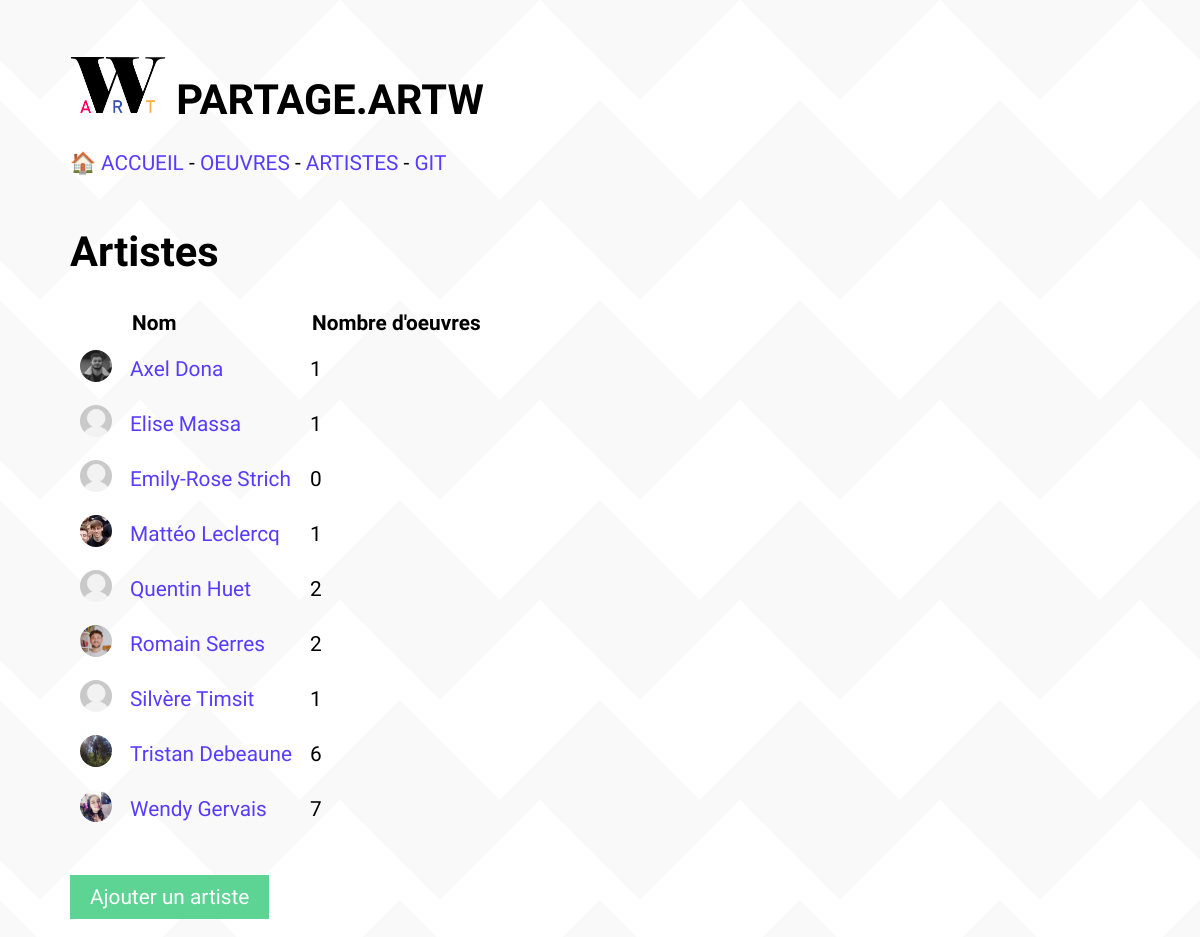
/artw/index.php/artistes, run on the app's committed database.
### tables this page shows
CREATE TABLE IF NOT EXISTS `personnes` (
  `id_personne` int(11) NOT NULL AUTO_INCREMENT,
  `nom` text NOT NULL,
  `prenom` text NOT NULL,
  `photo` text NOT NULL,
  `facebook` text NOT NULL,
  `instagram` text NOT NULL,
  `twitter` text NOT NULL,
  `linkedin` text NOT NULL,
  `bandcamp` text NOT NULL,
  PRIMARY KEY (`id_personne`)
);

### artw/index.php (called while the page is built)
<?php
    include "router.php";
?>

### artw/model.php (called while the page is built, shortened)
<?php
    $uploads = "/ARTW/artw/uploads/";
    function requeteInTab($req,$MaBase){
        $PDO = $MaBase->query($req);
        $tab = [];
        while ($ligne = $PDO->fetch()){
            array_push($tab,$ligne);
        }
        return $tab;
    }
    function getNbOeuvresDePersonne($n, $MaBase) {
        $gn = "'".$n."'";
        $requetenbo = 'SELECT COUNT(DISTINCT id_oeuvre) FROM remplir_role WHERE id_personne='.$gn;
        return requeteInTab($requetenbo, $MaBase)[0][0];
    }
    function getPersonnes($MaBase){
        $requetePersonnes = 'SELECT * FROM personnes ORDER BY prenom';
        return requeteInTab($requetePersonnes,$MaBase);
    }
?>

### artw/views/listeArtistes.php (the view, shortened to what this page needs)
<?php
    include "controller.php";
?>
<h1>Artistes</h1>
<?php
    echo '<table>
    <tr>
    <th></th>
    <th>Nom</th>
    <th>Nombre d\'oeuvres</th>
    </tr>';
    foreach(getPersonnes($MaBase) as $p) {
        echo '<tr>';
        echo '<td>';
        echo '<img class ="photoListe" src="'.$uploads.$p['photo'].'">';
        echo '<td>';
        echo '<a href="artiste/';
        echo $p['id_personne'];
        echo '">';
        echo $p['prenom'];
        echo $p['nom'];
        echo "</a>";
        echo '</td>';
        echo '<td>';
        echo getNbOeuvresDePersonne($p['id_personne'], $MaBase);
        echo '</td>';
        echo '</tr>';
    }
    echo '</table>';
    ?>
<br><br>
<a href="../index.php/addArtiste" class="ajout">Ajouter un artiste</a>

### artw/styles.css (style rules this page uses)
body { font-family: 'Yanone Kaffeesatz', sans-serif; font-size: 1.3rem; text-align: justify; padding: 20px; margin-left: 50px; background-color: #ffffff; opacity: 1; background-image: linear-gradient(135deg, #f9f9f9 25%, transparent 25%), linear-gradient(225deg, #f9f9f9 25%, transparent 25%), linear-gradient(45deg, #f9f9f9 25%, transparent 25%), linear-gradient(315deg, #f9f9f9 25%, #ffffff 25%); background-position: 40px 0, 40px 0, 0 0, 0 0; background-size: 200px 200px; background-repeat: repeat; }
h1 { color: rgb(0, 0, 0); }
a { color: rgb(88, 59, 255); text-decoration: none; transition-duration: 0.5s; }
th { padding : 5px 10px; text-align: left; }
td { padding : 8px; text-align: left; }
.ajout { color:white; background-color: rgb(93, 211, 148); text-decoration: none; padding: 10px 20px; transition-duration: 0.5s; }
.photoListe { width: 2rem; height: 2rem; object-fit: cover; border-radius:50%; }

### data on the page
personnes: photo (picture), prenom "Axel", nom "Dona", id_personne "1"
personnes: photo (picture), prenom "Elise", nom "Massa", id_personne "1"
personnes: photo (picture), prenom "Emily-Rose", nom "Strich", id_personne "0"
personnes: photo (picture), prenom "Mattéo", nom "Leclercq", id_personne "1"
personnes: photo (picture), prenom "Quentin", nom "Huet", id_personne "2"
personnes: photo (picture), prenom "Romain", nom "Serres", id_personne "2"
personnes: photo (picture), prenom "Silvère", nom "Timsit", id_personne "1"
personnes: photo (picture), prenom "Tristan", nom "Debeaune", id_personne "6"
personnes: photo (picture), prenom "Wendy", nom "Gervais", id_personne "7"
